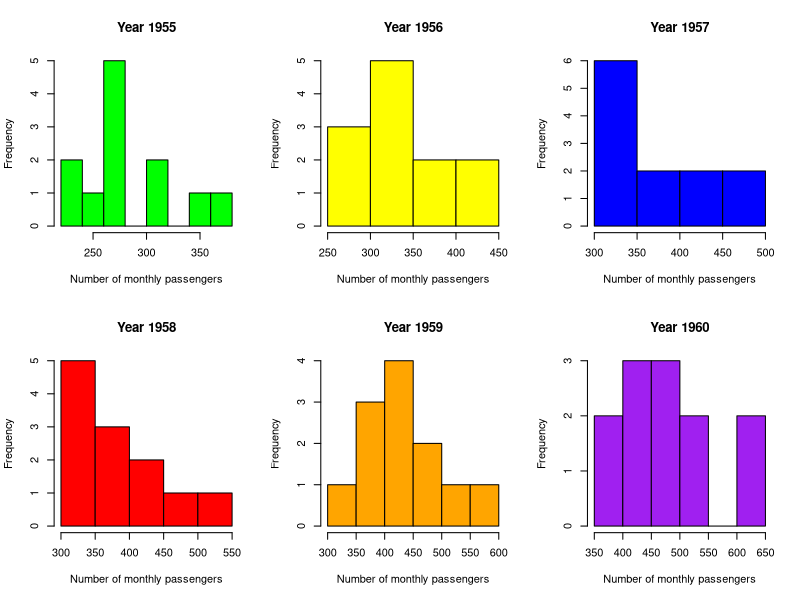
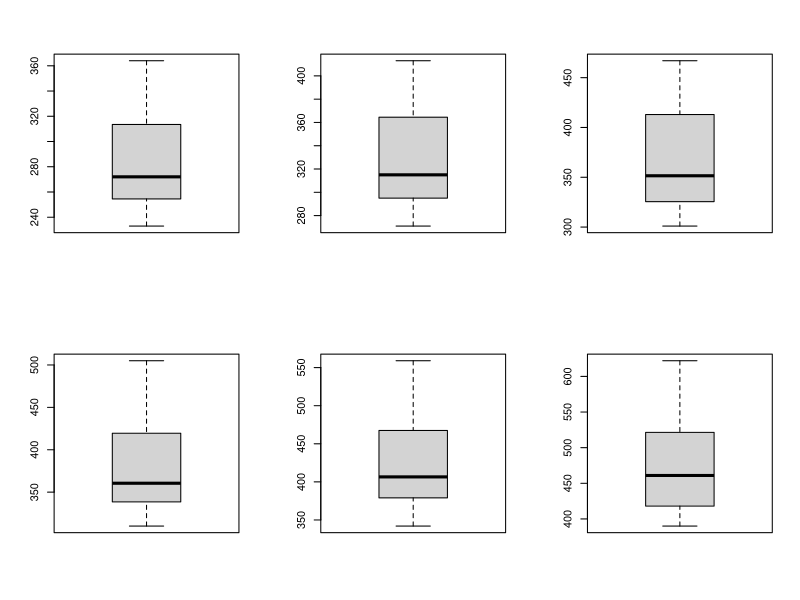
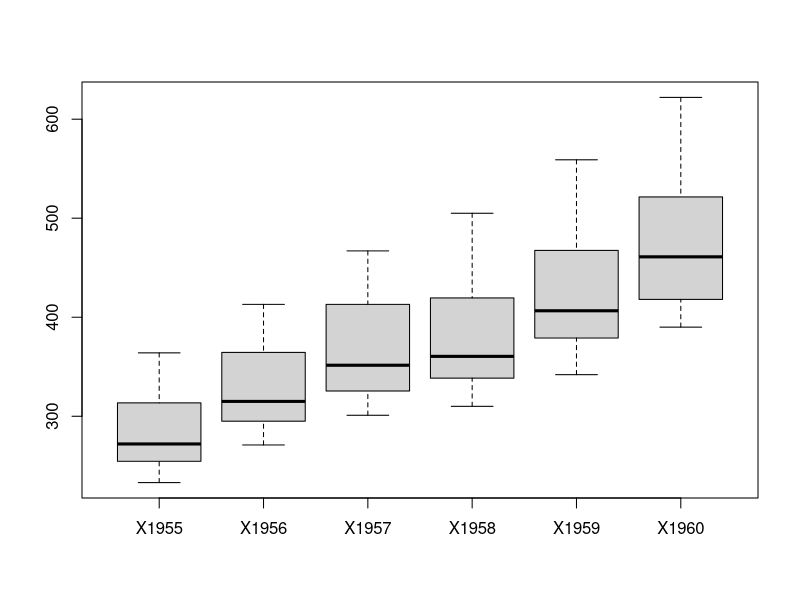
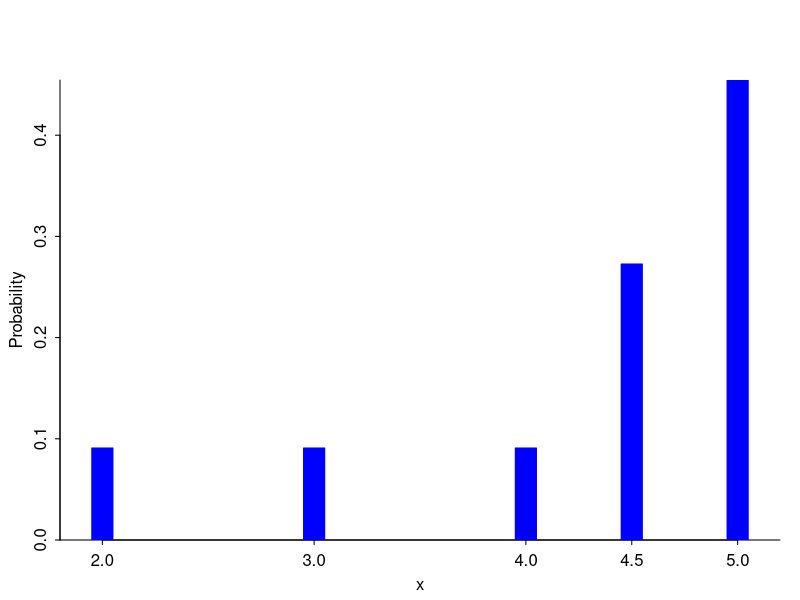
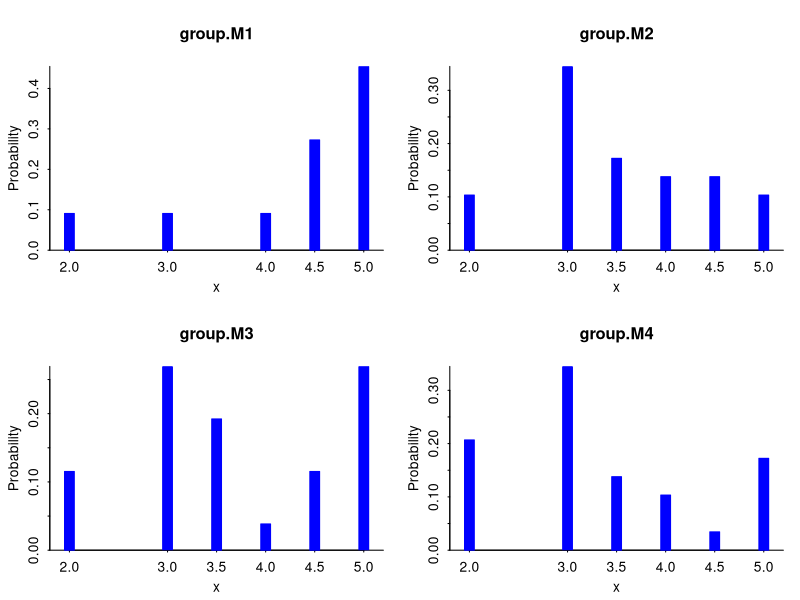
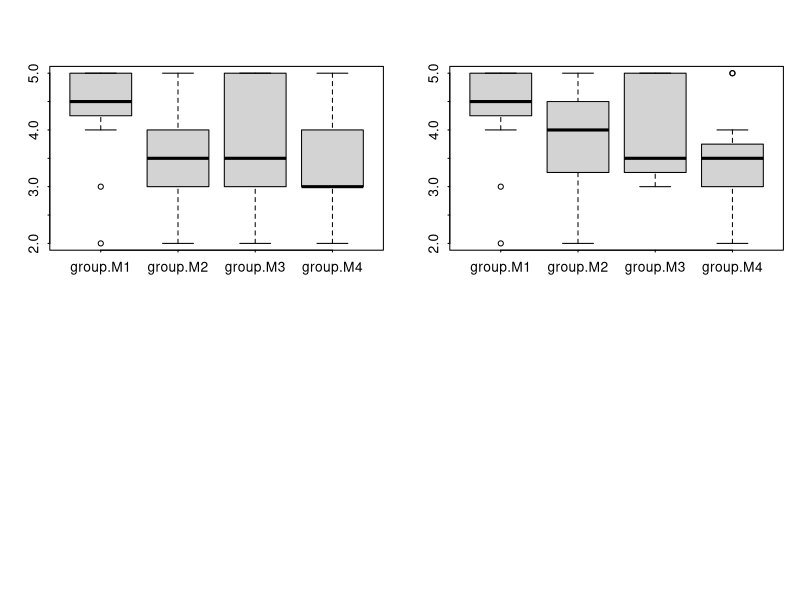
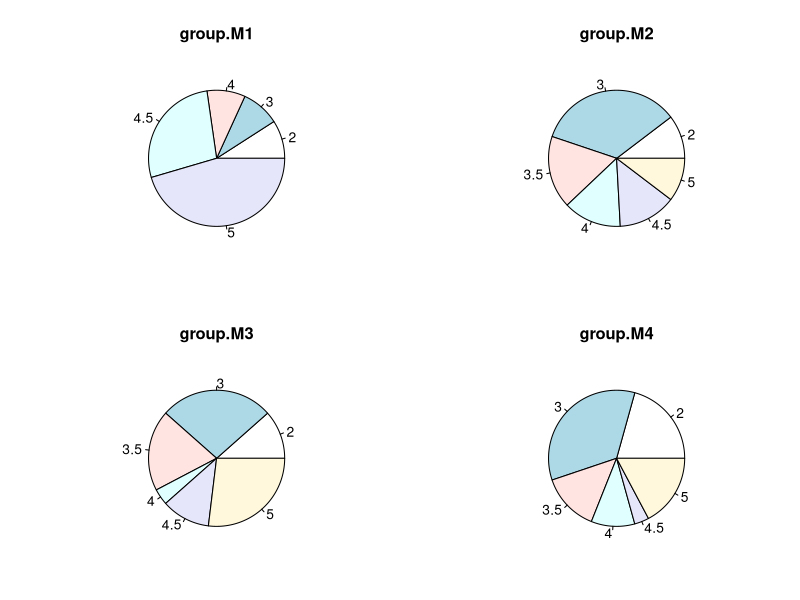
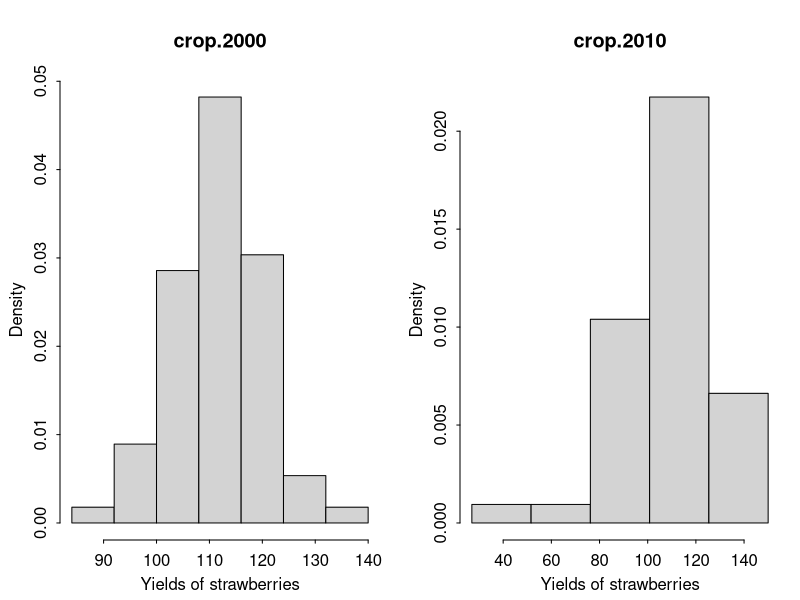

These charts were generated, in order, by the following R code:
# task 1
flights = read.csv("flights.csv", sep=";")
flights
install.packages("arm")
library("arm")
# a)
class(flights)
# class(flights[,1]) "integer"
#b)
par(mfrow=c(2,3))
colours = c("green", "yellow", "blue", "red", "orange", "purple")
for(year in 1:6){
  title = substr(names(flights)[year], 2, 5)
  hist(flights[,year], main=paste0("Year ", title), xlab="Number of monthly passengers", ylab="Frequency", col=colours[year])
}
#c)
mean(flights[,1])
for(year in 1:6){
  cat(paste0("Statistical characteristics for year ", names(flights)[year], "\n"))
  cat(paste0("Mean: ", mean(flights[,year]), "\n"))
  cat(paste0("Median: ", median(flights[,year]), "\n"))
  i = 0
  for(num in quantile(flights[,year])){
    cat(paste0(25*i, "%: ", num, "\n"))
    i = i + 1
  }
  cat(paste0("Standard deviation: ", sd(flights[,year]), "\n"))
  cat(paste0("Variability index: ", sd(flights[,year])/mean(flights[,year]), "\n"))
}

for(year in 1:6){ # bad approach, don't sharey!!!
  data = flights[,year]
  boxplot(flights[,year])
}
par(mfrow=c(1,1))
boxplot(flights) # much better

# task 2
notes = read.csv("notes.csv", sep=";", dec=",")
notes
table(na.omit(notes["group.M1"]))
#c)
for(group in 1:length(notes)){
  group_data = na.omit(notes[,group])
  group_name = names(notes)[group]
  
  freq_table = table(group_data)
  #IMPORTANT: change the table/freqtable name
  names(dimnames(freq_table)) = group_name

  print(freq_table)
}
#d)
library("arm")
discrete.histogram(notes[,1])
par(mfrow=c(2,2))
for(group in 1:length(notes)){
  title = names(notes)[group]
  discrete.histogram(notes[, group], main=title)
}
#e)
for(group in 1:length(notes)){
  title = names(notes)[group]
  data = na.omit(notes[,group])
  cat(paste0("Statistics for ", title, ":\n"))
  cat(paste0("Mean: ", mean(data), "\n"))
  cat(paste0("Median: ", median(data), "\n"))
  cat(paste0("Standard deviation: ", sd(data), "\n"))
  cat(paste0("Variability index: ", sd(data)/mean(data), "\n\n"))
}
#f)
boxplot(notes) # uses all available data in each column separately
boxplot(na.omit(notes)) # removes any row that has at least one NA anywhere in the dataframe
#!IMPORTANT!
# on the test use na.omit (to keep them balanced)

#g)
for(group in 1:length(notes)){
  print(paste0("Group ", names(notes)[group]))
  print(table(notes[,group]))
}
par(mfrow=c(2,2))
for(group in 1:length(notes)){
  title = names(notes)[group]
  #IMPORTANT pie() requires table()
  pie(table(notes[,group]), main=title)
}

# task 3
straws = read.csv("strawberries.csv", sep=";")
straws

#b)
# interval frequency table
for(year in 1:length(straws)){
  #intFreq = cut(straws[,year], breaks=seq(70,140, 10))
  # for each year, drop NANs separately
  data = na.omit(straws[,year])
  intFreq = cut(data, breaks=seq(min(data),max(data), length=7))
  print(table(intFreq))
}
#c)
par(mfrow=c(1,2))
for(year in 1:length(straws)){
  title = names(straws)[year]
  #data = straws[,year]
  data = na.omit(straws[,year])
  #IMPORTANT nice for hist breaks!!!
  br = seq(min(data), max(data), length=floor(sqrt(length(data))))
  hist(data, freq=F, main=title, xlab="Yields of strawberries", breaks=br)
}
#d)
for(year in 1:length(straws)){
  title = names(straws)[year]
  data = na.omit(straws[,year])
  cat(paste0("Statistics for ", title, ":\n"))
  cat(paste0("Mean: ", mean(data), "\n"))
  cat(paste0("Median: ", median(data), "\n"))
  cat(paste0("Standard deviation: ", sd(data), "\n"))
  cat(paste0("Variability index: ", sd(data)/mean(data), "\n\n"))
}
#e)
par(mfrow=c(1,1))
# omit all of them at the same time to preserve balance
boxplot(na.omit(straws))
#f)
non_na_data = na.omit(straws)
minimum=min(non_na_data[,1], non_na_data[,2])
maximum=max(non_na_data[,1], non_na_data[,2])
par(mfrow=c(1,2))
for(year in 1:length(non_na_data)){
  freqTable = table(cut(straws[,year], breaks=seq(minimum, maximum, length.out=7)))
  # length() may be tricky with 2D entities, sth dim() is needed
  #k = floor(sqrt(dim(non_na_data)[1]))
  #freqTable = table(cut(straws[,year], breaks=seq(minimum, maximum, length.out=k)))
  title = names(straws)[year]
  pie(freqTable, main=title)
}

# may be useful:
dim(notes)
length(na.omit(notes[,1]))
colSums(!is.na(notes))
